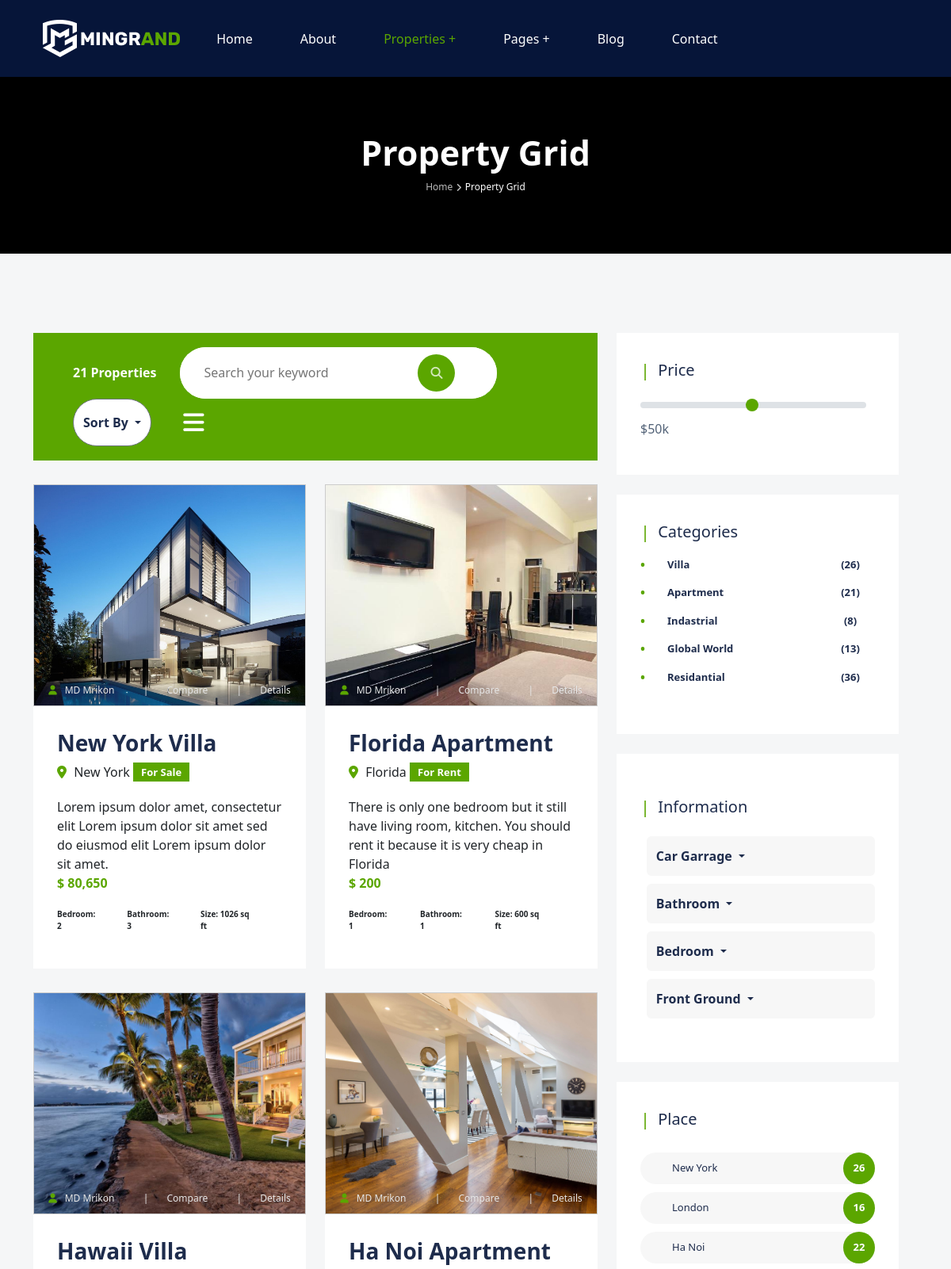
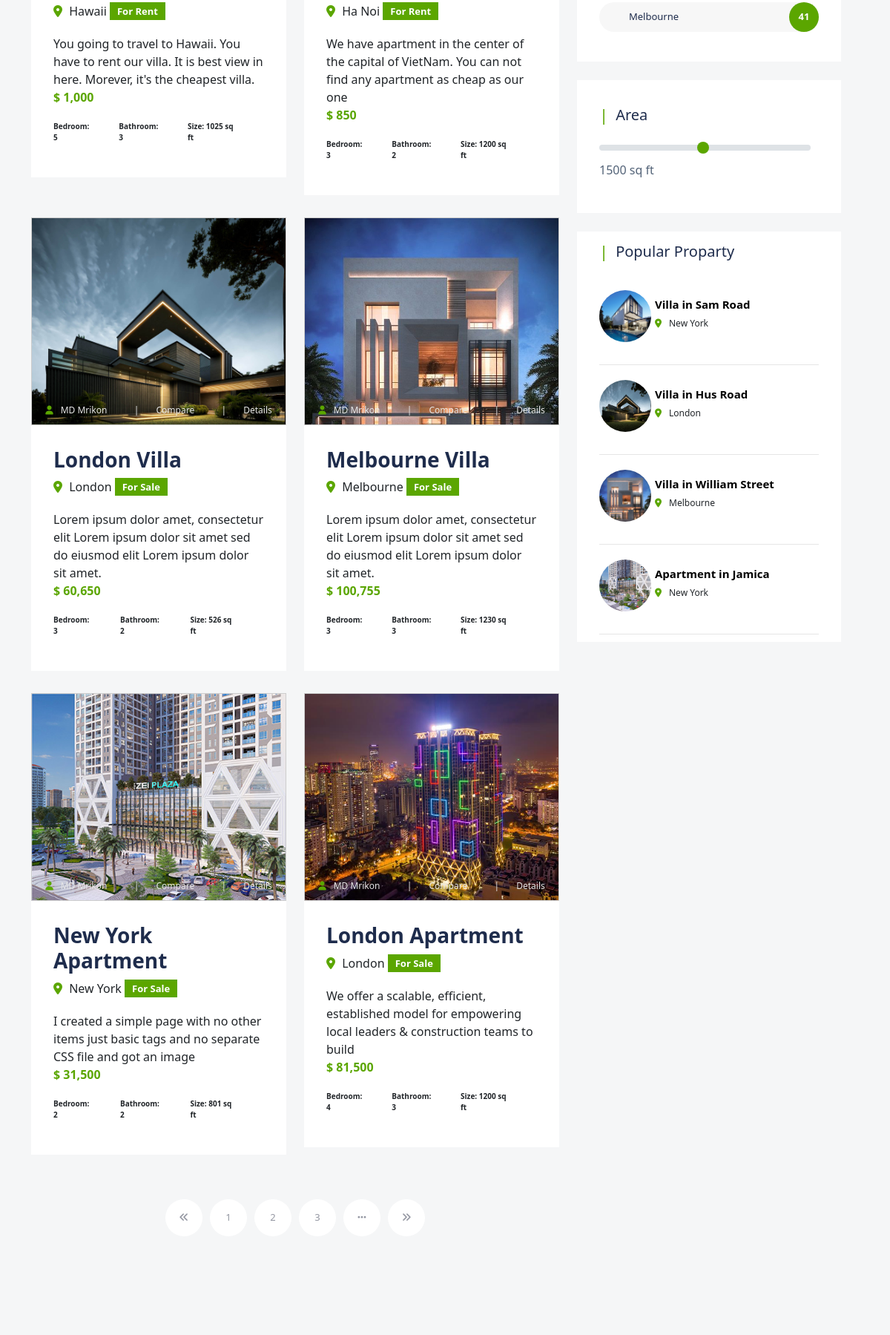
The app's page /public/propertygrid.php (upper part) with its own data (2 pictures, top to bottom).
### tables this page shows
CREATE TABLE `house` (
  `id` int(10) NOT NULL,
  `image` varchar(255) NOT NULL,
  `album` longtext NOT NULL DEFAULT '',
  `title` varchar(255) NOT NULL,
  `location` varchar(255) NOT NULL,
  `locationdetail` varchar(255) NOT NULL,
  `price` float NOT NULL,
  `bedrooms` int(10) NOT NULL,
  `bathrooms` int(10) NOT NULL,
  `kitchen` int(10) NOT NULL,
  `livingroom` int(10) NOT NULL,
  `garages` int(10) NOT NULL,
  `area` int(10) NOT NULL,
  `sold` bit(1) NOT NULL,
  `ownerId` int(10) NOT NULL,
  `purpose` varchar(255) NOT NULL,
  `description` varchar(255) NOT NULL,
  `descriptiondetail` varchar(1000) NOT NULL,
  `type` varchar(255) NOT NULL,
  `timepost` date NOT NULL,
  `yearbuild` int(10) NOT NULL,
  `amenities` longtext NOT NULL DEFAULT '',
  `equipment` varchar(255) NOT NULL,
  `orienten` varchar(255) NOT NULL,
  `length` int(10) NOT NULL,
  `width` int(10) NOT NULL,
  `height` int(10) NOT NULL,
  `floors` int(10) NOT NULL,
  `floor` int(10) NOT NULL
);

### public/propertygrid.php (the view, shortened to what the rows shown need)
<?php
$connect = new PDO("mysql:host=127.0.0.1;dbname=mingrand;charset=utf8",
"root", "");
$order = '';
$locationGet = isset($_GET['location']) && $_GET['location'] ? trim($_GET['location']) : '';
$typeGet = isset($_GET['type']) && $_GET['type'] ? trim($_GET['type']) : '';
if(isset($priceQuery) && isset($locationGet) && isset($typeGet)){
    $where = "WHERE location = '{$locationGet}' AND type ='{$typeGet}' AND {$priceQuery} ";
} else {
    $where = "";
}
$sqlQueryHouse = "SELECT * FROM house {$order} {$where} LIMIT 8";
$stmtHouse = $connect->prepare($sqlQueryHouse);
$stmtHouse->execute();
$dataHouse = $stmtHouse->fetchAll();
$sqlPopular = "SELECT * FROM house ORDER BY id asc LIMIT 4";
$stmt3 = $connect -> prepare($sqlPopular);
$stmt3 -> execute();
$data3 = $stmt3 -> fetchAll();
?>
<!DOCTYPE html>
<html lang="en">
  <head>
    <link href="./assets/css/bootstrap.min.css" rel="stylesheet" />
    <link
      rel="stylesheet"
      href="https://cdnjs.cloudflare.com/ajax/libs/font-awesome/6.1.2/css/all.min.css"
    />
    <link rel="stylesheet" href="./assets/slick/slick.css">
    <link rel="stylesheet" href="./style.css" />
  </head>
  <body>
    <div class="wrapper-property">
        <div class="property-banner">
            <div class="contact-us text-center">
                <h1>Property Grid</h1>
            </div>
        </div>
        <div class="property-content">
            <div class="container">
                <div class="row">
                    <div class="col-lg-8 col-md-7 row">
                        <?php foreach($dataHouse as $keyHouse => $house):?>
                        <div class="col-lg-6">
                            <div class="property-item">
                                <a href="./propertydetail.php?id=<?= $house['id']?>">
                                    <div class="property-img" style="background-image: url('<?= $house['image']?>')">
                                        <div class="property-img-content d-flex">
                                            <i class="fa-solid fa-user"></i>
                                            <p>MD Mrikon</p>
                                            <span>|</span>
                                            <p>Compare</p>
                                            <span>|</span>
                                            <p>Details</p>
                                        </div>
                                    </div>
                                </a>
                                <div class="property-info">
                                    <a href="./propertydetail.php?id=<?= $house['id']?>">
                                        <h3><?= $house['location'] ." " . $house['type']?></h3>
                                    </a>
                                    <i class="fa-solid fa-location-dot"></i>
                                    <span><?= $house['location']?></span>
                                    <div class="for-sell-small">
                                        <span><?= $house['purpose']?></span>
                                    </div>
                                    <p><?= $house['description']?></p>
                                    <span class="apartment-price">$ <?= number_format($house['price']); ?></span>
                                    <div class="apartment-detail d-flex">
                                        <p>Bedroom: <?= $house['bedrooms']?></p>
                                        <p>Bathroom: <?= $house['bathrooms']?></p>
                                        <p>Size: <?= $house['area']?> sq ft</p>
                                    </div>
                                </div>
                            </div>
                        </div>
                        <?php endforeach?>
                    </div>
                    <div class="col-lg-4 col-md-5">
                        <div class="popular-proparty">
                            <?php foreach($data3 as $popularkey => $popularhouse):?>
                                <div class="popular-proparty-item d-flex">
                                    <div class="img-circle rounded-circle" style="background-image: url('<?= $popularhouse['image']?>')"></div>
                                    <div class="popular-proparty-item-text">
                                        <a href="propertydetail.php?id=<?= $popularhouse['id']?>">
                                            <h5><?= $popularhouse['title']?></h5>
                                        </a>
                                        <div class="d-flex">
                                            <i class="fa-solid fa-location-dot"></i>
                                            <p><?= $popularhouse['location']?></p>
                                        </div>
                                    </div>
                                </div>
                            <?php endforeach?>
                        </div>
                    </div>
                </div>
            </div>
        </div>
  </body>
</html>

### records on screen
house: image (picture), location "New York", type "Villa", purpose "For Sale", description "Lorem ipsum dolor amet, consectetur elit Lorem ipsum dolor sit amet sed do eiusmod elit Lorem ipsum dolor sit amet.", price "80,650", bedrooms "2", bathrooms "3", area "1026", title "Villa in Sam Road"
house: image (picture), location "Florida", type "Apartment", purpose "For Rent", description "There is only one bedroom but it still have living room, kitchen. You should rent it because it is very cheap in Florida", price "200", bedrooms "1", bathrooms "1", area "600"
house: image (picture), location "Hawaii", type "Villa", purpose "For Rent", description "You going to travel to Hawaii. You have to rent our villa. It is best view in here. Morever, it's the cheapest villa.", price "1,000", bedrooms "5", bathrooms "3", area "1025"
house: image (picture), location "Ha Noi", type "Apartment", purpose "For Rent", description "We have apartment in the center of the capital of VietNam. You can not find any apartment as cheap as our one", price "850", bedrooms "3", bathrooms "2", area "1200"
house: image (picture), location "London", type "Villa", purpose "For Sale", description "Lorem ipsum dolor amet, consectetur elit Lorem ipsum dolor sit amet sed do eiusmod elit Lorem ipsum dolor sit amet.", price "60,650", bedrooms "3", bathrooms "2", area "526", title "Villa in Hus Road"
house: image (picture), location "Melbourne", type "Villa", purpose "For Sale", description "Lorem ipsum dolor amet, consectetur elit Lorem ipsum dolor sit amet sed do eiusmod elit Lorem ipsum dolor sit amet.", price "100,755", bedrooms "3", bathrooms "3", area "1230", title "Villa in William Street"
house: image (picture), location "New York", type "Apartment", purpose "For Sale", description "I created a simple page with no other items just basic tags and no separate CSS file and got an image", price "31,500", bedrooms "2", bathrooms "2", area "801", title "Apartment in Jamica"
house: image (picture), location "London", type "Apartment", purpose "For Sale", description "We offer a scalable, efficient, established model for empowering local leaders & construction teams to build", price "81,500", bedrooms "4", bathrooms "3", area "1200"
